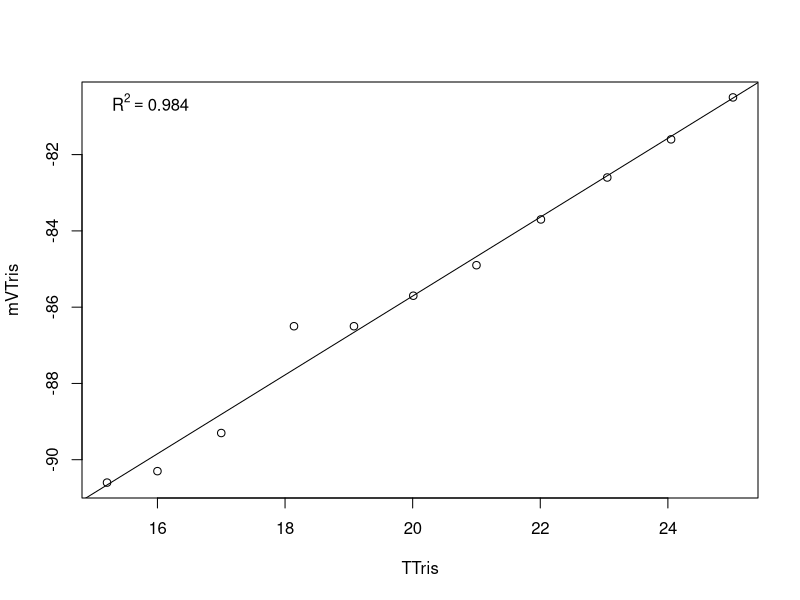

Write R code to recreate this figure.
# Title: pH Tris curve 
# Author: Jill Ashey
# date: 20210126


# modified for personal Lenovo PC at PT Whitney summer 2019; modified by SJG
#setwd("~/Desktop/PutnamLab/Repositories/Astrangia_repo/Astrangia_repo/data/pH_Tris/") #set working directory

Calib.Data <-read.table("data/pH_Tris/20210810.csv", header=TRUE, sep=",", na.string="NA", as.is=TRUE) #reads in the data files
model <-lm(mVTris ~ TTris, data=Calib.Data) #runs a linear regression of mV as a function of temperature
coe <- coef(model) #extracts the coeffecients
R2<-summary(model)$r.squared

pdf("output/pH_Tris/20210810.pdf") 
plot(mVTris ~ TTris, data=Calib.Data)
abline(lm(mVTris ~ TTris, data=Calib.Data))
legend('topleft', legend = bquote(R^2 == .(format(R2, digits = 3))), bty='n')
dev.off() 